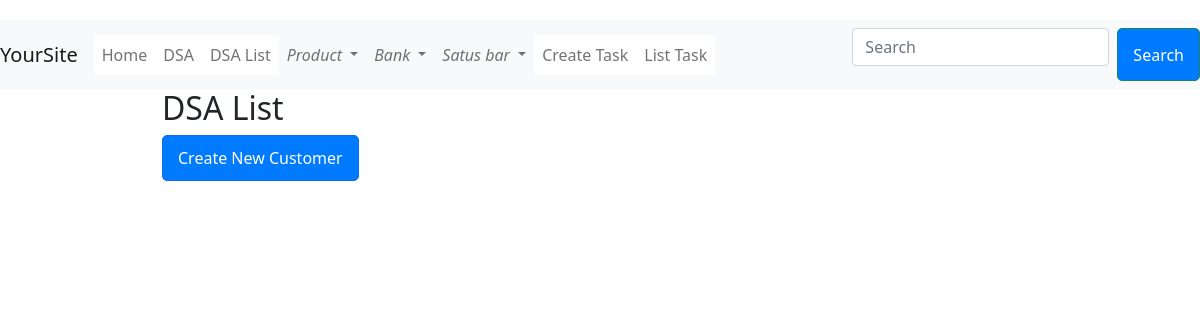
The app's page /dsa_list, older data.
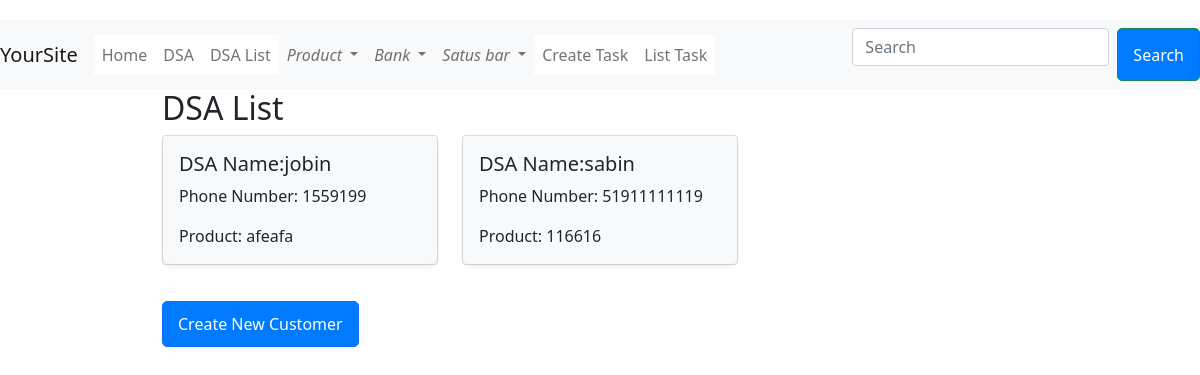
The same page, newer data.
### profiles/models.py (models this page shows, shortened)
class DSA(models.Model):
    dsa_name = models.CharField(max_length=50)
    dsa_code = models.CharField(max_length=50)
    dsa_phone_number = models.IntegerField()
    created_date = models.DateField(auto_now_add=True)

### profiles/views.py (the view)
# urls.py: path('dsa_list',views.dsa_lis,name='dsa_list'),
def dsa_lis(request):
    dsa = DSA.objects.all()
    return render(request,'dsa_list.html',{'dsa':dsa})

### templates/dsa_list.html
{% extends 'base.html' %}
{% block content %}
<h2>DSA List</h2>
<div class="row">
    {% for ds in dsa %}
    <div class="col-md-4 mb-3">
        <div class="card">
            <div class="card-body">
                <h5 class="card-title">DSA Name:{{ ds.dsa_name }}</h5>
                <p class="card-text">Phone Number: {{ ds.dsa_phone_number }}</p>
                <p class="card-text">Product: {{ ds.dsa_code }}</p>
            </div>
        </div>
    </div>
    {% endfor %}
</div>
<a href="{% url 'create_customer' %}" class="btn btn-primary">Create New Customer</a>
{% endblock %}

Row changes from the older to the newer data that the page shows:
added DSA: dsa_name "jobin", dsa_phone_number "1559199", dsa_code "afeafa"
added DSA: dsa_name "sabin", dsa_phone_number "51911111119", dsa_code "116616"
